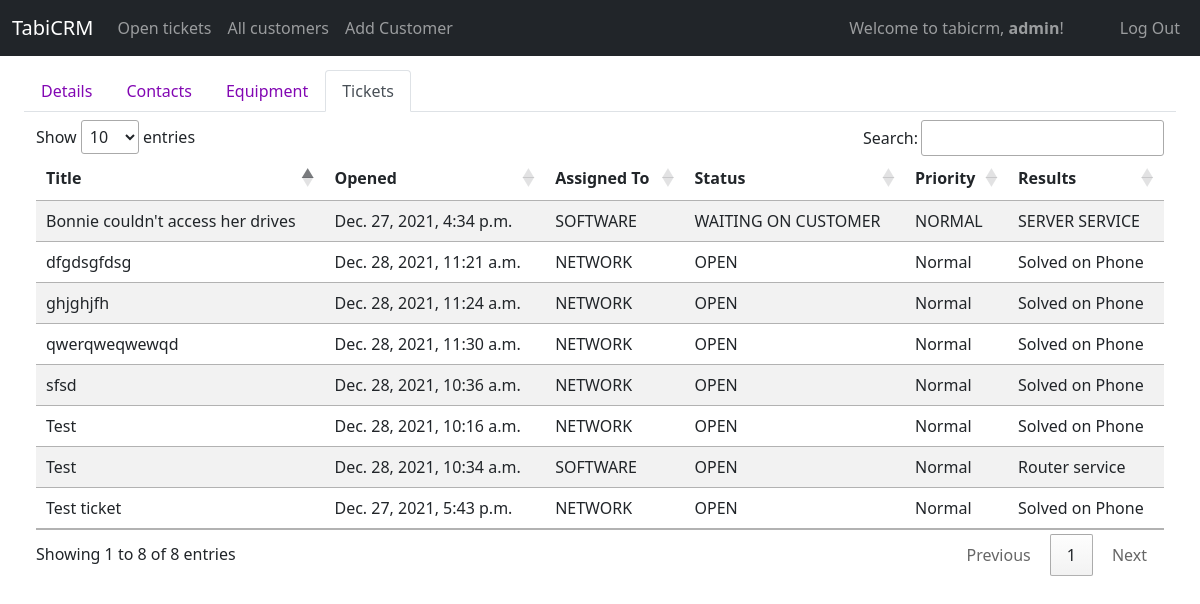
The app's page /display_tickets/1 (signed in) with its own data.
### tabicrm/models.py (models this page shows, shortened)
class User(AbstractUser):
    id = models.AutoField(primary_key=True)
    role = models.CharField(max_length=64)
    title = models.CharField(max_length=64, null=True, blank=True)
    department = models.CharField(max_length=64, null=True, blank=True)
    extension = models.CharField(max_length=64, null=True, blank=True)
    cellphone = models.CharField(max_length=64, null=True, blank=True)
    street = models.CharField(max_length=64, null=True, blank=True)
    city = models.CharField(max_length=64, null=True, blank=True)
    state = models.CharField(max_length=64, null=True, blank=True)
    zip = models.CharField(max_length=64, null=True, blank=True)
    country = models.CharField(max_length=64, null=True, blank=True)

class Ticket(models.Model):
    OPEN='OPEN'
    IN_PROGRESS='IN PROGRESS'
    WAITING_ON_CUSTOMER = 'WAITING ON CUSTOMER'
    CLOSED = 'CLOSED'
    LOW = 'LOW'
    NORMAL = 'NORMAL'
    HIGH = 'HIGH'
    URGENT = 'URGENT'
    SOLVED_ON_PHONE = 'SOLVED ON PHONE'
    SERVER_SERVICE = 'SERVER SERVICE'
    ROUTER_SERVICE = 'ROUTER SERVICE'
    CONTRACT_SERVICE = 'CONTRACT SERVICE'
    NON_CONTRACT_SERVICE = 'NON-CONTRACT SERVICE'
    NETWORK_SUPPORT_TEAM = "NETWORK"
    SOFTWARE_SUPPORT_TEAM = "SOFTWARE"
    SERVER_SUPPORT_TEAM = "SERVER"
    HARDWARE_SUPPORT_TEAM = "HARDWARE"
    SALES_TEAM = "SALES"
    DEVELOPMENT_TEAM = "DEVELOPMENT"
    STATUS_CHOICES = [
        (OPEN, 'OPEN'),
        (IN_PROGRESS, 'IN PROGRESS'),
        (WAITING_ON_CUSTOMER, 'WAITING ON CUSTOMER'),
        (CLOSED, 'CLOSED')
    ]
    PRIORITY_CHOICES = [
        (LOW, 'LOW'),
        (NORMAL, 'NORMAL'),
        (HIGH, 'HIGH'),
        (URGENT, 'URGENT')
    ]
    RESULTS_CHOICES = [
        (SOLVED_ON_PHONE, 'SOLVED ON PHONE'),
        (SERVER_SERVICE, 'SERVER SERVICE'),
        (ROUTER_SERVICE, 'ROUTER SERVICE'),
        (CONTRACT_SERVICE, 'CONTRACT SERVICE'),
        (NON_CONTRACT_SERVICE, 'NON-CONTRACT SERVICE')
    ]
    TEAM_CHOICES = [
        (NETWORK_SUPPORT_TEAM, "NETWORK SUPPORT"),
        (SOFTWARE_SUPPORT_TEAM, "SOFTWARE SUPPORT"),
        (SERVER_SUPPORT_TEAM, "SERVER SUPPORT"),
        (HARDWARE_SUPPORT_TEAM, "HARDWARE SUPPORT"),
        (SALES_TEAM, "SALES"),
        (DEVELOPMENT_TEAM, "DEVELOPMENT")
    ]
    id = models.AutoField(primary_key=True)
    customer = models.ForeignKey(Customer, on_delete=CASCADE, related_name="customer_ticket")
    assigned_to = models.CharField(max_length=255, choices=TEAM_CHOICES, default=SOFTWARE_SUPPORT_TEAM)
    owned_by = models.ForeignKey(User, on_delete=SET_NULL, related_name="ticket_ownedby", blank=True, null=True)
    title = models.CharField(max_length=255)
    status =  models.CharField(max_length=255, choices=STATUS_CHOICES, default=OPEN)
    priority = models.CharField(max_length=255, choices=PRIORITY_CHOICES, default=NORMAL)
    results = models.CharField(max_length=255, choices=RESULTS_CHOICES, default=SOLVED_ON_PHONE)
    description = models.TextField(blank=True, null=True)
    solution = models.TextField(blank=True, null=True)
    added_by = models.ForeignKey(User, on_delete=SET_NULL, related_name="ticket_addedby", blank=True, null=True)
    updated_by = models.ForeignKey(User, on_delete=SET_NULL, related_name="ticket_updatedon", blank=True, null=True)
    created_on = models.DateTimeField(auto_now_add=True)
    updated_on = models.DateTimeField(auto_now=True)

### tabicrm/views/ticket.py (the view)
# urls.py: path("display_tickets/<int:id>", views.display_tickets, name="display_tickets"),
@login_required
def display_tickets(request, id):
    customer = Customer.objects.get(id = id)
    tickets = Ticket.objects.filter(customer = customer)
    return render(request,"tabicrm/full_forms/display_tickets.html", {"tickets": tickets, 'customer': customer, 'cust_tickets': True })

### tabicrm/templates/tabicrm/full_forms/display_tickets.html
{% extends "tabicrm/layout.html" %}
{% load static %}
{% load humanize %}
{% block body %}
<div class="container-fluid mt-2">
    {% include 'tabicrm/partials/customer_nav.html' %}
    <div class="container-fluid mt-2">
        <table class="table table-striped table-responsive" id="ticketsTable">
            <thead class="thead-dark">
                <tr>
                    <th scope="col">Title</th>
                    <th scope="col">Opened</th>
                    <th scope="col">Assigned To</th>
                    <th scope="col">Status</th>
                    <th scope="col">Priority</th>
                    <th scope="col">Results</th>
                </tr>
            </thead>
            <tbody>
                {% for ticket in tickets %}
                <tr class="select-customer" onclick="viewSingleTicketForm('{{ticket.id}}')">
                    <td>{{ticket.title}}</td>
                    <td>{{ticket.created_on}}</td>
                    <td>{{ticket.assigned_to}}</td>
                    <td>{{ticket.status}}</td>
                    <td>{{ticket.priority}}</td>
                    <td>{{ticket.results}}</td>
                </tr>
                {% endfor%}
            </tbody>
        </table>
    </div>
</div>
{% endblock %}

### tabicrm/templates/tabicrm/layout.html (shortened to what this page needs)
{% load static %}
<!DOCTYPE html>
<html lang="en">
<head>
    <link href="https://cdn.jsdelivr.net/npm/bootstrap@5.1.3/dist/css/bootstrap.min.css" rel="stylesheet"
>
    <link rel="stylesheet"
        href="https://maxst.icons8.com/vue-static/landings/line-awesome/line-awesome/1.3.0/css/line-awesome.min.css">
    <link href="{% static 'tabicrm/styles.css' %}" rel="stylesheet">
    <link rel="stylesheet" href="https://cdn.datatables.net/1.11.3/css/jquery.dataTables.min.css">
</head>
<body>
    <nav class="navbar navbar-expand-xl navbar-dark bg-dark mb-5 fixed-top">
        <div class="container-fluid">
            <a class="navbar-brand" href="{% url 'index' %}">TabiCRM</a>
            <div class="collapse navbar-collapse" id="navbarText">
                <ul class="navbar-nav me-auto mb-2 mb-lg-0">
                    {% if user.is_authenticated %}
                    <li class="nav-item {% if navadd_customer %}active{% endif %}">
                        <a class="nav-link" href="{% url 'all_customers' %}">Open tickets</a>
                    </li>
                    <li class="nav-item {% if navadd_customer %}active{% endif %}">
                        <a class="nav-link" href="{% url 'all_customers' %}">All customers</a>
                    </li>
                    <li class="nav-item {% if navadd_customer %}active{% endif %}">
                        <a class="nav-link" href="{% url 'add_customer' %}">Add Customer</a>
                    </li>
                    {% endif %}
                </ul>
                <span class="navbar-text me-5">
                    {% if user.is_authenticated %}
                    Welcome to tabicrm, <strong>{{ user.username }}</strong>!
                    {% endif %}
                </span>
                <ul class="navbar-nav  mb-2 mb-lg-0">
                    {% if user.is_authenticated %}
                    <li class="nav-item">
                        <a class="nav-link" href="{% url 'logout' %}">Log Out</a>
                    </li>
                    {% else %}
                    <li class="nav-item">
                        <a class="nav-link {% if navlogin %}active{% endif %}" href="{% url 'login' %}">Log In</a>
                    </li>
                    {% endif %}
                </ul>
            </div>
        </div>
    </nav>
    <div class="container-fluid">
        {% block body %}
        {% endblock %}
    </div>
</body>
</html>

### tabicrm/static/tabicrm/styles.css (style rules this page uses)
body { margin-top: 70px; }

### records on screen
User: username "admin"
Ticket: title "Bonnie couldn't access her drives", created_on "Dec. 27, 2021, 4:34 p.m.", assigned_to "SOFTWARE", status "WAITING ON CUSTOMER", priority "NORMAL", results "SERVER SERVICE"
Ticket: title "Test ticket", created_on "Dec. 27, 2021, 5:43 p.m.", assigned_to "NETWORK", status "OPEN", priority "Normal", results "Solved on Phone"
Ticket: title "Test", created_on "Dec. 28, 2021, 10:16 a.m.", assigned_to "NETWORK", status "OPEN", priority "Normal", results "Solved on Phone"
Ticket: title "Test", created_on "Dec. 28, 2021, 10:34 a.m.", assigned_to "SOFTWARE", status "OPEN", priority "Normal", results "Router service"
Ticket: title "sfsd", created_on "Dec. 28, 2021, 10:36 a.m.", assigned_to "NETWORK", status "OPEN", priority "Normal", results "Solved on Phone"
Ticket: title "dfgdsgfdsg", created_on "Dec. 28, 2021, 11:21 a.m.", assigned_to "NETWORK", status "OPEN", priority "Normal", results "Solved on Phone"
Ticket: title "ghjghjfh", created_on "Dec. 28, 2021, 11:24 a.m.", assigned_to "NETWORK", status "OPEN", priority "Normal", results "Solved on Phone"
Ticket: title "qwerqweqwewqd", created_on "Dec. 28, 2021, 11:30 a.m.", assigned_to "NETWORK", status "OPEN", priority "Normal", results "Solved on Phone"
